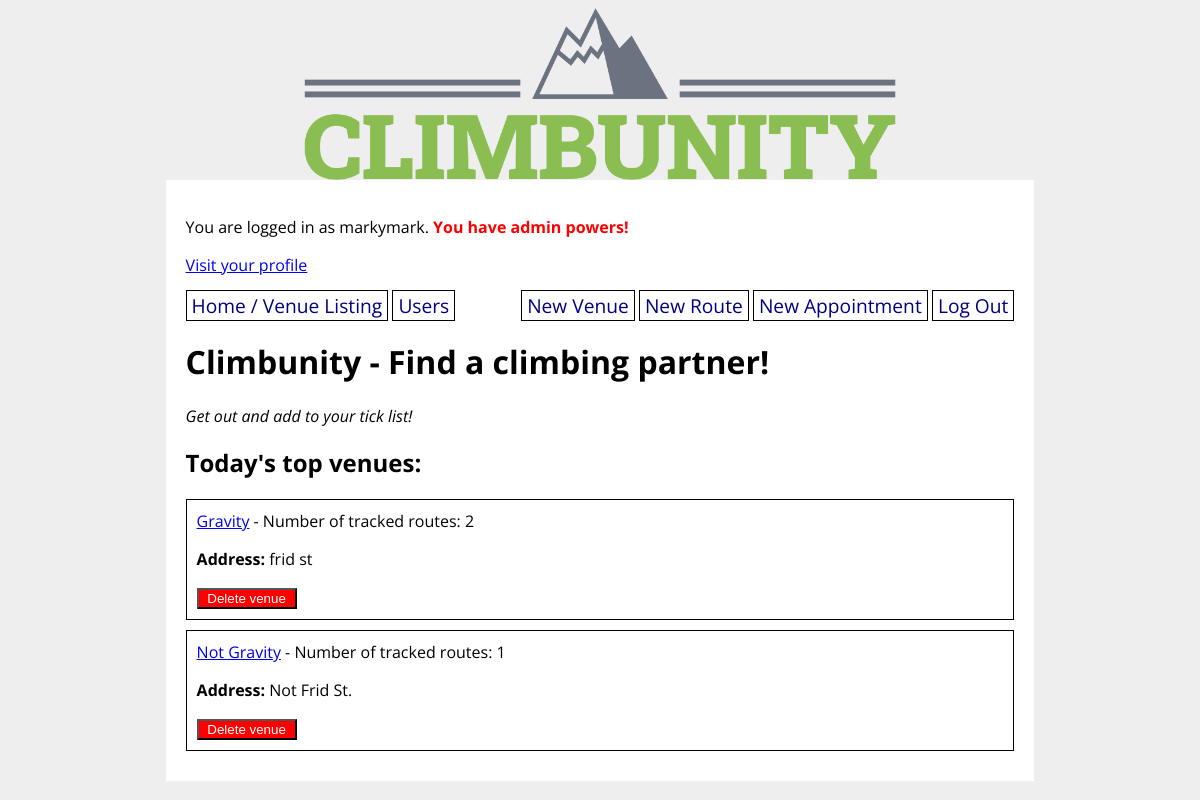
Screenshot of / (signed in) with the database file from the repository.
### climbunity_app/models.py (models this page shows, shortened)
class User(UserMixin, db.Model):
    id = db.Column(db.Integer, primary_key=True)
    username = db.Column(db.String(80), nullable=False, unique=True)
    password = db.Column(db.String(200), nullable=False)
    email = db.Column(db.String(200), nullable=False)
    first_name = db.Column(db.String(50), nullable=False)
    last_name = db.Column(db.String(50), nullable=False)
    address = db.Column(db.String(200), nullable=False)
    has_gear = db.Column(db.Boolean, nullable=False)
    is_admin = db.Column(db.Boolean)
    user_projects = db.relationship('Route',
        secondary='user_project_lists', back_populates='projecting_users'
    ) # User <- N -- N -> Route
    user_appointments = db.relationship('Appointment',
        secondary='appointment_guests', back_populates='appointment_attendants'
    ) # User <- N -- N -> Appointment
    user_does_styles = db.relationship('Style',
        secondary='user_style_lists', back_populates='climber_styles'
    ) # User <- N -- N -> Style

class Venue(db.Model):
    id = db.Column(db.Integer, primary_key=True)
    name = db.Column(db.String(80), nullable=False)
    address = db.Column(db.String(80), nullable=False)
    open_hours = db.Column(db.String(1000))
    description = db.Column(db.String(1000))
    booked_appointments = db.relationship('Appointment', back_populates='appointment_venue') # Venue <-1 -- N-> Appointment

### climbunity_app/main/routes.py (the view)
@main.route('/')
def homepage():
    all_venues = Venue.query.all()
    routes = Route.query.all()
    return render_template('home.html', routes=routes, all_venues=all_venues)

### climbunity_app/extensions.py (called while the page is built)
@login_manager.user_loader
def load_user(user_id):
    return User.query.get(user_id)

### climbunity_app/templates/home.html
{% extends 'base.html' %}
{% block content %}
<h1>Climbunity - Find a climbing partner!</h1>
<p><em>Get out and add to your tick list!</em></p>
{% if all_venues %}
    <h2>Today's top venues:</h2>
    {% for venue in all_venues %}
        <div class="venue">
            <a href="/venue/{{ venue.id }}">{{ venue.name }}</a> - Number of tracked routes: {{ routes | selectattr('venue_id', 'equalto', venue.id) | list | length }}
            <p><strong>Address:</strong> {{ venue.address }}</p>
            {% if current_user.is_authenticated %}
                {% if current_user.is_admin %}
                <form method="POST" action="/delete_venue/{{ venue.id }}">
                    <input type="submit" class="delete" value="Delete venue">
                </form>
                {% endif %}
            {% endif %}
        </div>
    {% endfor %}
{% else %}
    <p>There are no venues yet. You should {% if not current_user.is_authenticated %}sign up and {% endif %}add some!</p>
{% endif %}
{% endblock %}

### climbunity_app/templates/partials/nav_buttons_partial.html (shortened to what this page needs)
<div>
    {% if current_user.is_authenticated %}
        <p>You are logged in as {{ current_user.username }}.
            {% if current_user.is_admin %}
                <strong class="admin"> You have admin powers! </strong>
            {% endif %}
        </p>
        <p>
            <a href="/profile/{{ current_user.id }}">Visit your profile</a>
        </p>
    {% endif %}
</div>
<nav>
    <div>
        <a href="/">Home / Venue Listing</a>
        <a href="/users">Users</a>
    </div>
    <div>
        {% if current_user.is_authenticated %}
            <a href="/new_venue">New Venue</a>
            <a href="/new_route">New Route</a>
            <a href="/new_appointment">New Appointment</a>
            <a href="/logout">Log Out</a>
        {% else %}
            <a href="/signup">Sign Up</a>
            <a href="/login">Log In</a>
        {% endif %}
    </div>
</nav>

### climbunity_app/static/style.css (style rules this page uses)
body { display: flex; flex-direction: column; align-items: center; background-color: #eee; font-family: 'Open Sans', sans-serif; }
nav { width: 100%; display: flex; flex-direction: row; justify-content: space-between; }
nav a { color: navy; text-decoration: none; border: 1px solid black; padding: 1px 5px; font-size: 1.2em; }
input[type=submit] { min-width: 100px; align-self: flex-end; }
.delete { background-color: red; color: white; }
.venue { border: 1px solid black; padding: 10px; margin-bottom: 10px; }
.error, .admin { color: red; font-weight: bolder; }

### rows the page displays
User: username "markymark"
Venue: name "Gravity", id "2", address "frid st"
Venue: name "Not Gravity", id "1", address "Not Frid St."
